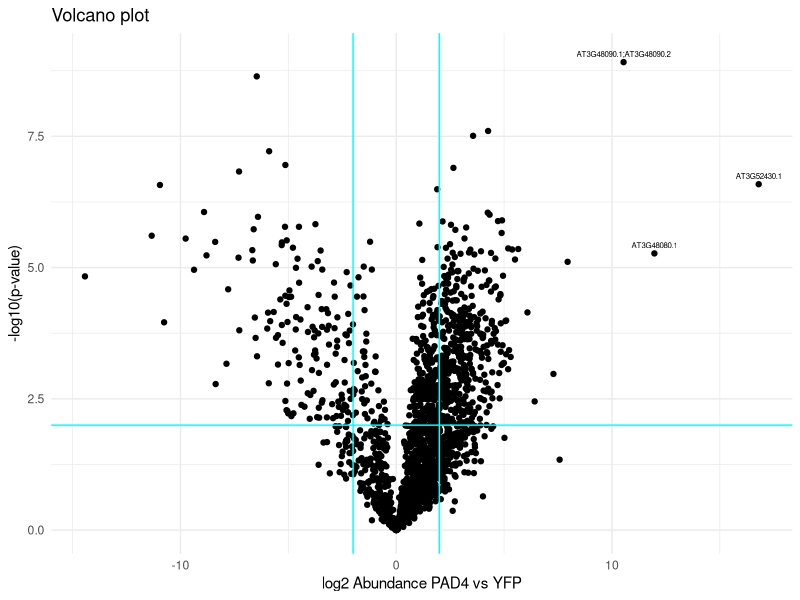
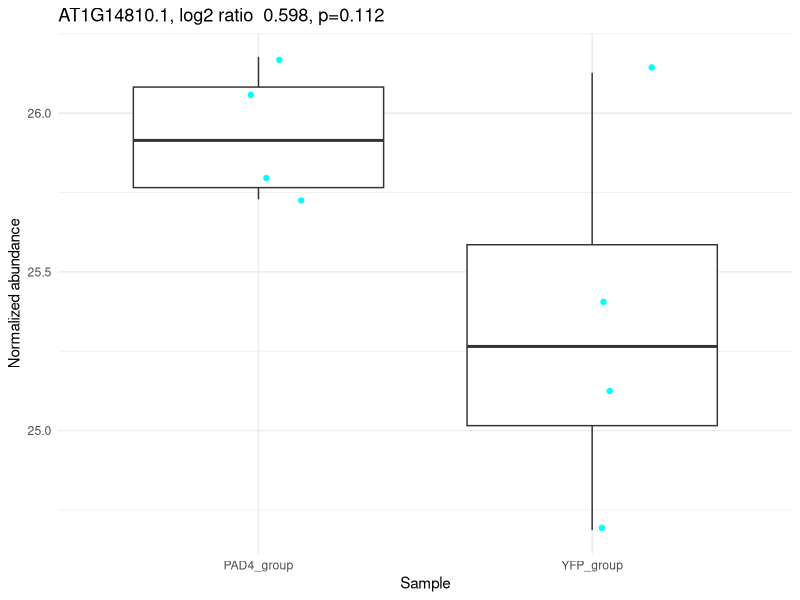

The R script that drew these images, in order:
#Load library
library(tidyverse)

# Load data
data <- read.table("data/Sun-etal-2021-IP-MS-PAD4-vs-YFP.txt", header=TRUE, sep="\t")

# Check the data
str(data)

# Subset most differentially abundant proteins
proteins <- subset(data, log2_PAD4_vs_YFP > 10)

# Volcano plot
pdf("output/challengevolcanoplot.pdf")
data %>% ggplot(aes(x = log2_PAD4_vs_YFP, y = -log10(pval_PAD4_vs_YFP))) +
  geom_point() +
  geom_text(aes(label = Protein.IDs), data = proteins, vjust = "outward", nudge_y = 0.1, size = 2) +
  geom_vline(xintercept = c(-2, 2), color = "cyan") +
  geom_hline(yintercept = 2, color = "cyan") +
  labs(title="Volcano plot", x="log2 Abundance PAD4 vs YFP", y="-log10(p-value)") +
  theme_minimal()
dev.off()

#Choose a random protein
protein <- data[111,]
print(protein)

# Transform data for boxplot
boxplotdata <- protein %>% pivot_longer(cols=starts_with("Norm_abundance"), names_to="Sample", values_to="Abundance")
boxplotdata <- boxplotdata %>% mutate(Sample = ifelse(grepl("PAD4", Sample), "PAD4_group", "YFP_group"))
print(boxplotdata)

# Boxplot
pdf("output/challengeboxplot.pdf")
boxplotdata %>% ggplot(aes(x=Sample, y=Abundance)) + 
                        geom_boxplot(outlier.shape = NA) +
                        geom_jitter(width = 0.2, color = "cyan") +
                        labs(title = "AT1G14810.1, log2 ratio  0.598, p=0.112", 
                        x = "Sample", 
                        y = "Normalized abundance") +
                        theme_minimal()
dev.off()


